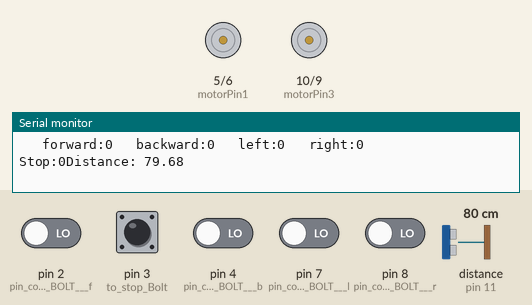
Simulated run of this sketch. Board: Arduino Uno, built with avr-gcc and run on an emulated ATmega328P. On the bench: motor-driver pin pairs drawn as motors (green arrow = first pin HIGH = forward, orange = second pin HIGH = backward, longer = more drive), the last lines printed to the serial monitor. Wiring (inferred from the names in the program): ultrasonic range finder: trigger pin 12; echo pin 11. The inputs (shaded band) are chosen by the test bench; at power-on: pin 2 (pin_connected_to_BOLT___f), pin 3 (to_stop_Bolt), pin 4 (pin_connected_to_BOLT___b), pin 7 (pin_connected_to_BOLT___l), pin 8 (pin_connected_to_BOLT___r) LOW, distance to the obstacle (sensor on pin 11) 80 cm. The echo pulse lasts 58.3 µs per cm.

Above: at 1.2 s.
1.3 s: pin 2 (pin_connected_to_BOLT___f) driven HIGH
At 2.0 s:
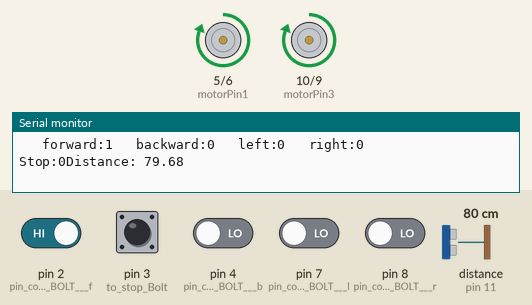
2.8 s: pin 4 (pin_connected_to_BOLT___b) driven HIGH
At 3.9 s:
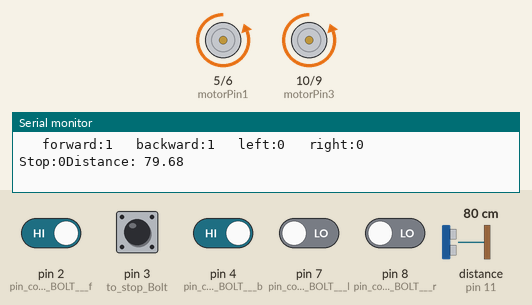
4.3 s: pin 7 (pin_connected_to_BOLT___l) driven HIGH
At 4.7 s:
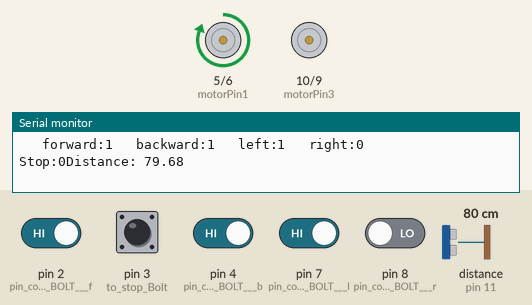
5.8 s: pin 8 (pin_connected_to_BOLT___r) driven HIGH
At 6.7 s:
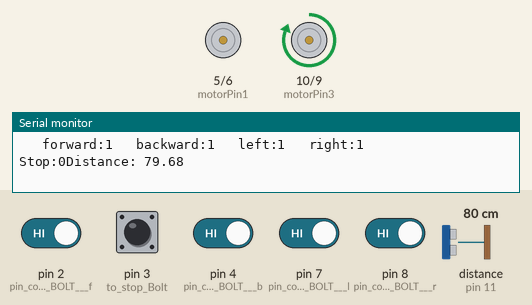
7.3 s: distance to the obstacle (sensor on pin 11) set to 35 cm
10.3 s: pin 3 (to_stop_Bolt) pulled HIGH for 1 s
At 11.1 s:
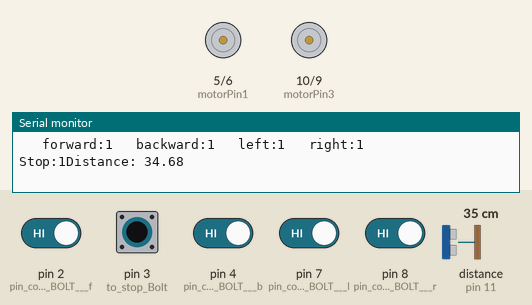
Timing chart, 0 to 13.3 s (numbered marks = the images above; inputs shaded):
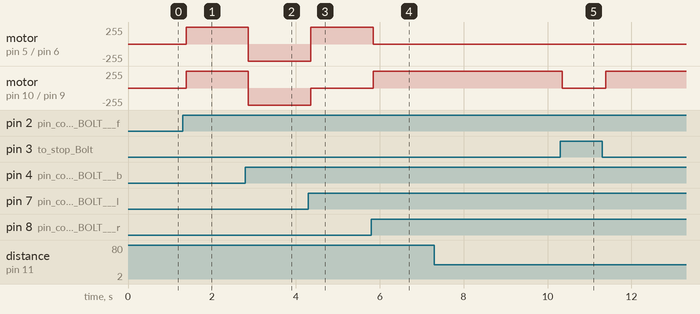

Measured:
- after the input at 1.3 s, motor on pin 5 (motorPin1) / pin 6 (motorPin2), motor on pin 10 (motorPin3) / pin 9 (motorPin4): stopped → forward 255/255 after 0.08 s
- after the input at 2.8 s, motor on pin 5 (motorPin1) / pin 6 (motorPin2), motor on pin 10 (motorPin3) / pin 9 (motorPin4): forward 255/255 → backward 255/255 after 0.07 s
- after the input at 4.3 s, motor on pin 5 (motorPin1) / pin 6 (motorPin2): backward 255/255 → forward 255/255 after 0.06 s; motor on pin 10 (motorPin3) / pin 9 (motorPin4): backward 255/255 → stopped after 0.06 s
- after the input at 5.8 s, motor on pin 5 (motorPin1) / pin 6 (motorPin2): forward 255/255 → stopped after 0.05 s; motor on pin 10 (motorPin3) / pin 9 (motorPin4): stopped → forward 255/255 after 0.05 s
- after the input at 10.3 s, motor on pin 10 (motorPin3) / pin 9 (motorPin4): forward 255/255 → stopped after 0.05 s, → forward 255/255 1.0 s later

The sketch:

minor_test.ino
```cpp
//int left, right, forward, backward;
const int motorPin1  = 5;
const int motorPin2  = 6;
//Motor B
const int motorPin3  = 10;
const int motorPin4  = 9;
// For distance
int trigPin = 12;
int echoPin = 11;
void setup() {
  Serial.begin(9600);
  // pin 0 and 1 == Rx and Tx resp, are connected with Tx and Rx of Bolt.
  pinMode(2,INPUT); //pin connected to BOLT   frwd -> P1
  pinMode(4,INPUT); //pin connected to BOLT   bkwd -> P2
  pinMode(7,INPUT); //pin connected to BOLT   lft -> P3
  pinMode(8,INPUT); //pin connected to BOLT   ryt -> P4
  pinMode(3,INPUT); // to stop Bolt!
  pinMode(motorPin1, OUTPUT);
  pinMode(motorPin2, OUTPUT);
  pinMode(motorPin3, OUTPUT);
  pinMode(motorPin4, OUTPUT);

  pinMode(trigPin, OUTPUT);  //for dist
  pinMode(echoPin, INPUT);
}

float calcdist()
{
  float duration, distance;
  digitalWrite(12, LOW);
  delayMicroseconds(2);
  digitalWrite(12, HIGH);
  delayMicroseconds(10);
  digitalWrite(12, LOW);
  duration = pulseIn(11, HIGH);
  distance = (duration*.0343)/2;
  Serial.print("Distance: ");
  Serial.println(distance);
  delay(100);
//  if(distance < 20)
//    {
//    digitalWrite(motorPin1, LOW);
//    digitalWrite(motorPin2, LOW);
//    digitalWrite(motorPin3, LOW);
//    digitalWrite(motorPin4, LOW);
//    }
return distance;
}

void loop() {
  int left, right, forward, backward,Stop;
  float dist;
  dist = calcdist();
  if(dist>20)
  {
  forward = digitalRead(2); //p1
  backward = digitalRead(4);  //p2
  left = digitalRead(7);  //p3
  right = digitalRead(8);  //p4
  Stop = digitalRead(3);  //p0
  Serial.print("\t forward:");
  Serial.print(forward);
  Serial.print("\t backward:");
  Serial.print(backward);
  Serial.print("\t left:");
  Serial.print(left);
  Serial.print("\t right:");
  Serial.print(right);
  Serial.print("\t Stop:");
  Serial.print(Stop);

 //Serial.print("hello");

  if(forward == 1)   //p1
  {
    backward = digitalRead(4);
    left = digitalRead(7);
    right = digitalRead(8);
    Stop = digitalRead(3);
    digitalWrite(motorPin1, HIGH); //5
    digitalWrite(motorPin2, LOW);
    digitalWrite(motorPin3, HIGH);  //10
    digitalWrite(motorPin4, LOW);
  }

  if(backward == 1)  //p2
  {
    forward = digitalRead(2);
    left = digitalRead(7);
    right = digitalRead(8);
    Stop = digitalRead(3);
    digitalWrite(motorPin1, LOW);
    digitalWrite(motorPin2, HIGH);
    digitalWrite(motorPin3, LOW);
    digitalWrite(motorPin4, HIGH);
  }
  if(left == 1)  //p3
  {
    backward = digitalRead(4);
    forward = digitalRead(2);
    right = digitalRead(8);
    Stop = digitalRead(3);
    digitalWrite(motorPin1, HIGH);
    digitalWrite(motorPin2, LOW);
    digitalWrite(motorPin3, LOW);
    digitalWrite(motorPin4, LOW);
  }
  if(right == 1)   //p4
  {
    backward = digitalRead(4);
    forward = digitalRead(2);
    left = digitalRead(7);
    Stop = digitalRead(3);
    digitalWrite(motorPin1, LOW);
    digitalWrite(motorPin2, LOW);
    digitalWrite(motorPin3, HIGH);
    digitalWrite(motorPin4, LOW);
  }

  if(Stop == 1)
  {
    forward = digitalRead(2);
    backward = digitalRead(4);
    left = digitalRead(7);
    right = digitalRead(8);
    digitalWrite(motorPin1, LOW);
    digitalWrite(motorPin2, LOW);
    digitalWrite(motorPin3, LOW);
    digitalWrite(motorPin4, LOW);
  }
}

else
{   digitalWrite(motorPin1, LOW);
    digitalWrite(motorPin2, LOW);
    digitalWrite(motorPin3, LOW);
    digitalWrite(motorPin4, LOW);
}

}
```
